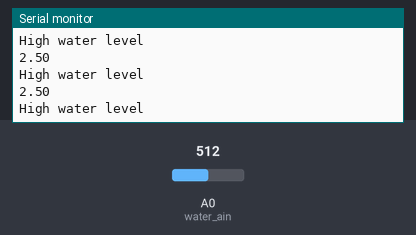
This sketch was run on a simulated Arduino Uno, built with avr-gcc and run on an emulated ATmega328P. On the bench: the last lines printed to the serial monitor. Inputs (shaded band) come from the test bench; at power-on: A0 (water_ain) = 512.

Above: at 1.3 s.
1.4 s: A0 (water_ain) set to 208
At 2.31 s:
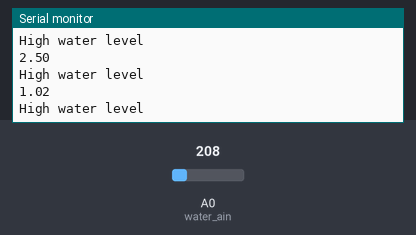
2.9 s: A0 (water_ain) set to 183
At 3.31 s:
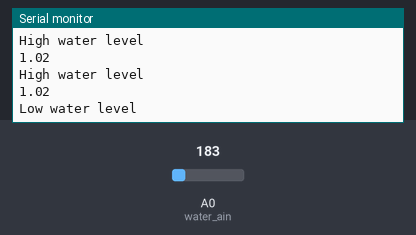
Timing chart, 0 to 5.9 s (numbered marks = the images above; inputs shaded):
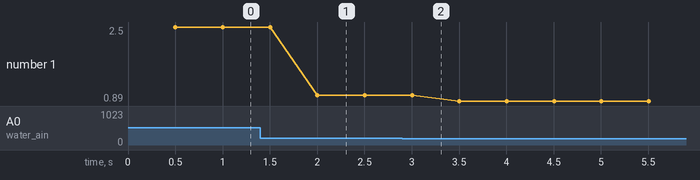

Measured:
- the behaviour switches between 201 and 200 on A0 (water_ain) (found by bisection; images 1 and 2)
- after the input at 1.4 s, the serial monitor: prints a new line after 0.60 s (image 1)
- after the input at 2.9 s, the serial monitor: prints a new line after 0.11 s (image 2)
- plotted number 1: 2.5 → 1.02 after the input at 1.4 s, 1.02 → 0.89 after the input at 2.9 s

The sketch:

03-LiquidLevel.ino
```cpp
int water_ain=A0;
float ad_value=0;
void setup()
{
  Serial.begin(9600);
}
void loop()
{
  ad_value=analogRead(water_ain);
  if(ad_value>200)
  {
    Serial.println("High water level");
  }
  else
  {
    Serial.println("Low water level");
  }
  delay(500);
  ad_value = ad_value*5/1024;
  Serial.println(ad_value);
}
```
